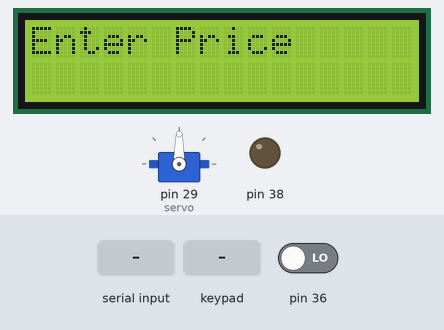
A sketch run on a simulated Arduino Mega 2560, built with avr-gcc and run on an emulated ATmega2560. Parts: servo, 16×2 character LCD, output pins drawn as LEDs (lit = HIGH). Inputs (shaded band) come from the test bench; at power-on: pin 36 LOW. What the sketch prints to the serial monitor is not drawn.

Above: at 1.2 s.
1.3 s: "*" received over Serial
At 1.8 s:
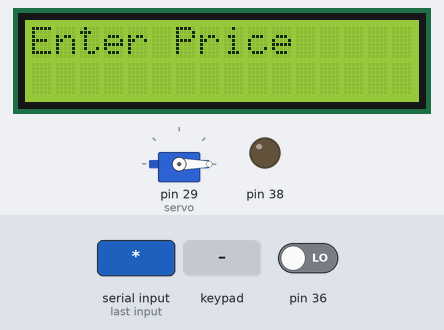
2.8 s: key '*' pressed
4.3 s: keypad keys 2 2 2 3 2 4 2 5 * pressed 0.4 s apart
At 8.5 s:
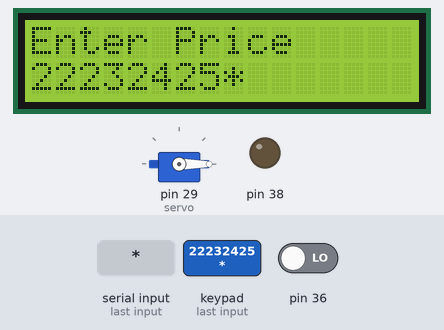
9.4 s: keypad keys 2 6 2 7 2 8 * pressed 0.4 s apart
At 11.85 s:
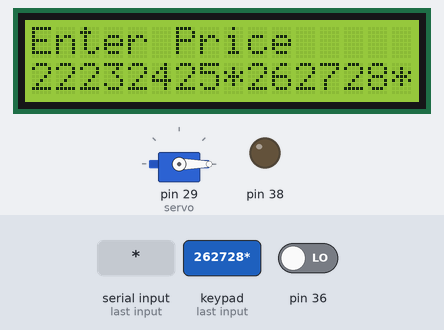
13.7 s: "2" received over Serial
At 14.9 s:
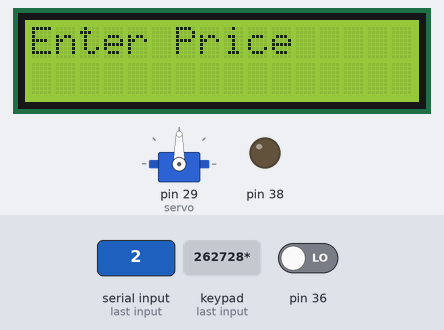
15.2 s: "2" received over Serial
At 15.8 s:
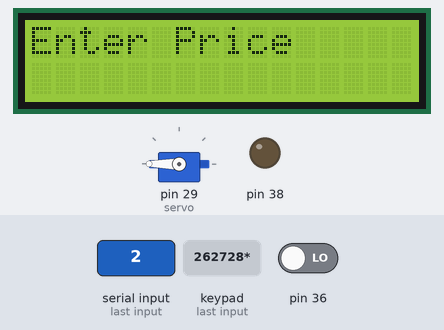
Timing chart, 0 to 17.7 s (numbered marks = the images above; inputs shaded):
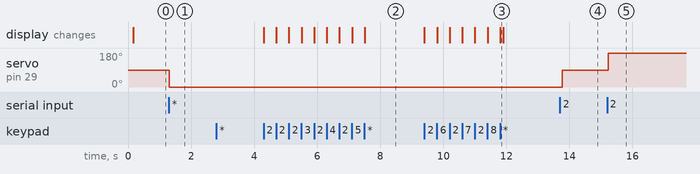

The sketch:

arduino.ino
```cpp
//ARDUINO_CODE
#include <Servo.h>
#include <LiquidCrystal.h>
#include <Keypad.h>

//DOOR_GLOBAL
Servo servo;
int value= 0, sensor = digitalRead(36), sensorPrev = 1;

//LCD_KEYPAD_GLOBAL
LiquidCrystal lcd(35,34,33,32,31,30);
char input[16];
int i = 0;
const byte rows = 4;
const byte cols = 3;
byte rowPins[rows] = {22,23,24,25}, colPins[cols] = {26,27,28};
char keys[rows][cols] = {
  {'1', '2', '3'},
  {'4', '5', '6'},
  {'7', '8', '9'},
  {'*', '0', '#'}
};
Keypad keypad = Keypad(makeKeymap(keys), rowPins, colPins, rows, cols);

//LCD_FUNCTION
void input_key(){
  lcd.clear();
  lcd.setCursor(0, 0);
  lcd.print("Enter Price");
  char inputkey = keypad.getKey();

  if(inputkey == '*'){
	Serial.write(inputkey);
	Serial.println();
	for (i = 0; i < 16; i++){
		input[i] = keypad.waitForKey();
		Serial.write(input[i]);
		Serial.println();
		if(input[i] == '#'){
			input[i]= 0;
			break;
		}
		lcd.setCursor(i, 1);
  		lcd.print(input[i]);
	}
  }
}

void setup(){
  //DOOR_SETUP
  servo.attach(29);
  //SERIAL_SETUP
  Serial.begin(9600);
  //DOOR_SETUP
  pinMode(36,INPUT);
  pinMode(38,OUTPUT);
  //LCD_SETUP
  lcd.begin(16, 2);
}

void door_check(){

  if(Serial.available()){
	char in_data;
	in_data = Serial.read();
	if(in_data == '2')
		value += 90;
	else if(in_data == '3')
		value = 0;
	servo.write(value);
  }

  if(sensor == HIGH && sensorPrev == LOW){
	value = 90;
	servo.write(value);
  }

  //Serial.println(sensor);

  if(sensor == HIGH)
	digitalWrite(38,HIGH);
  else
	digitalWrite(38,LOW);

  delay(100);
  sensorPrev = sensor;
}

void loop(){
  door_check();
  input_key();
}
```

Measured:
- after the input at 1.3 s, servo on pin 29 (servo): 90° → 0° at once
- after the input at 2.8 s, every drawn part: stays the same
- after the input at 4.3 s, the display: first changes at once (image 2 shows a later state)
- after the input at 9.4 s, the display: first changes at once (image 3 shows a later state)
- after the input at 13.7 s, servo on pin 29 (servo): 0° → 90° after 0.08 s
- after the input at 15.2 s, servo on pin 29 (servo): 90° → 180° at once
